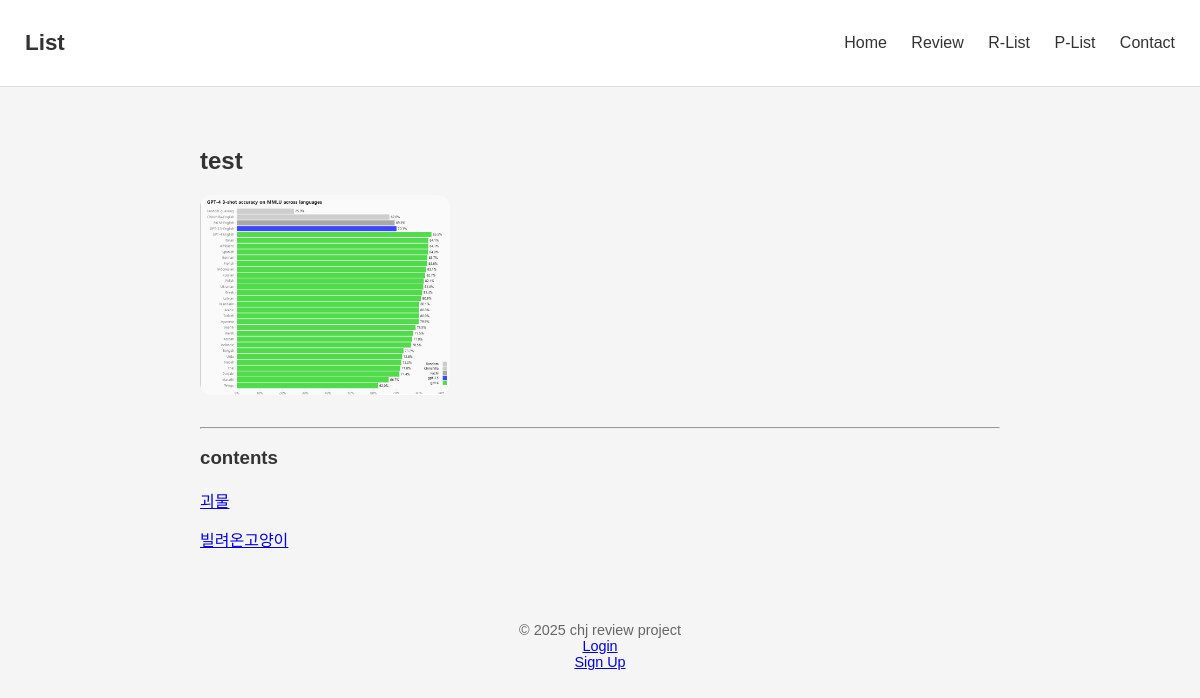
/plist/6/, run on the app's committed database.
### main/models.py (models this page shows, shortened)
class PersonalList(models.Model):
    user = models.ForeignKey(settings.AUTH_USER_MODEL, on_delete=models.CASCADE, null = True, blank = True)
    title = models.CharField(max_length=100)
    cover_image = models.ImageField(upload_to='plist_covers/', blank=True, null=True)
    created_at = models.DateTimeField(auto_now_add=True)
    reviews = models.ManyToManyField(Review, through="PersonalListItem")

class Review(models.Model):
    CATEGORY_CHOICES = [
        ('movie', '영화'),
        ('book', '도서'),
        ('music', '노래'),
    ]
    category = models.CharField(max_length=20, choices=CATEGORY_CHOICES)
    title = models.CharField(max_length=200)
    content = models.TextField()
    created_at = models.DateTimeField(auto_now_add=True)
    author = models.CharField(max_length=50)
    rating = models.IntegerField(default=0) #별점 남기기 기능

### main/views.py (the view)
# urls.py: path('plist/<int:plist_id>/', views.plist_detail, name='plist_detail'),
def plist_detail(request, plist_id):
    plist = get_object_or_404(PersonalList, id=plist_id)
    return render(request, 'main/plist_detail.html', {
        'plist': plist
    })

### main/templates/main/plist_detail.html
{% extends "main/base.html" %}
{% block content %}
<div style="max-width: 800px; margin: 0 auto;">
    <h2>{{ plist.title }}</h2>
    {% if plist.cover_image %}
        <img src="{{ plist.cover_image.url }}"
             style="width:250px; border-radius:12px; margin-bottom:20px;">
    {% endif %}
    <hr>
    <h3>contents</h3>
    <ul style="list-style: none; padding-left: 0; margin-left: 0;">
        {% for review in plist.reviews.all %}
            <li style="margin-bottom: 15px;">
                <a href="{% url 'review_detail' review.id %}">
                    {{ review.title }}
                </a>
            </li>
        {% empty %}
            <li>리스트에 담긴 리뷰가 없습니다.</li>
        {% endfor %}
    </ul>
</div>
{% endblock %}

### main/static/main/style.css (style rules this page uses)
body { margin: 0; padding: 0; background-color: #f5f5f5; font-family: 'Apple SD Gothic Neo', sans-serif; color: #333; }

### data on the page
PersonalList: title "test", cover_image (picture)
Review: title "괴물"
Review: title "빌려온고양이"
